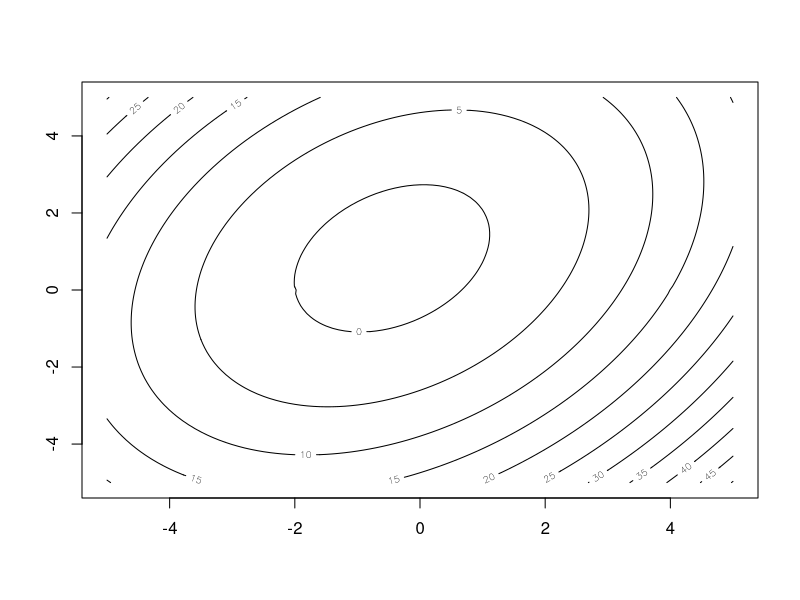

R code for this plot:
## ---- chunk 1
xUnique=((0:100)-50)/10 
yUnique=((0:100)-50)/10 
x=rep(xUnique, 101) 
y=rep(yUnique, each=101) 
z=matrix(0.75*x^2 + 0.5*y^2-0.4*x*y+x-y-1, nrow=101) 
contour(xUnique, yUnique, z) 
